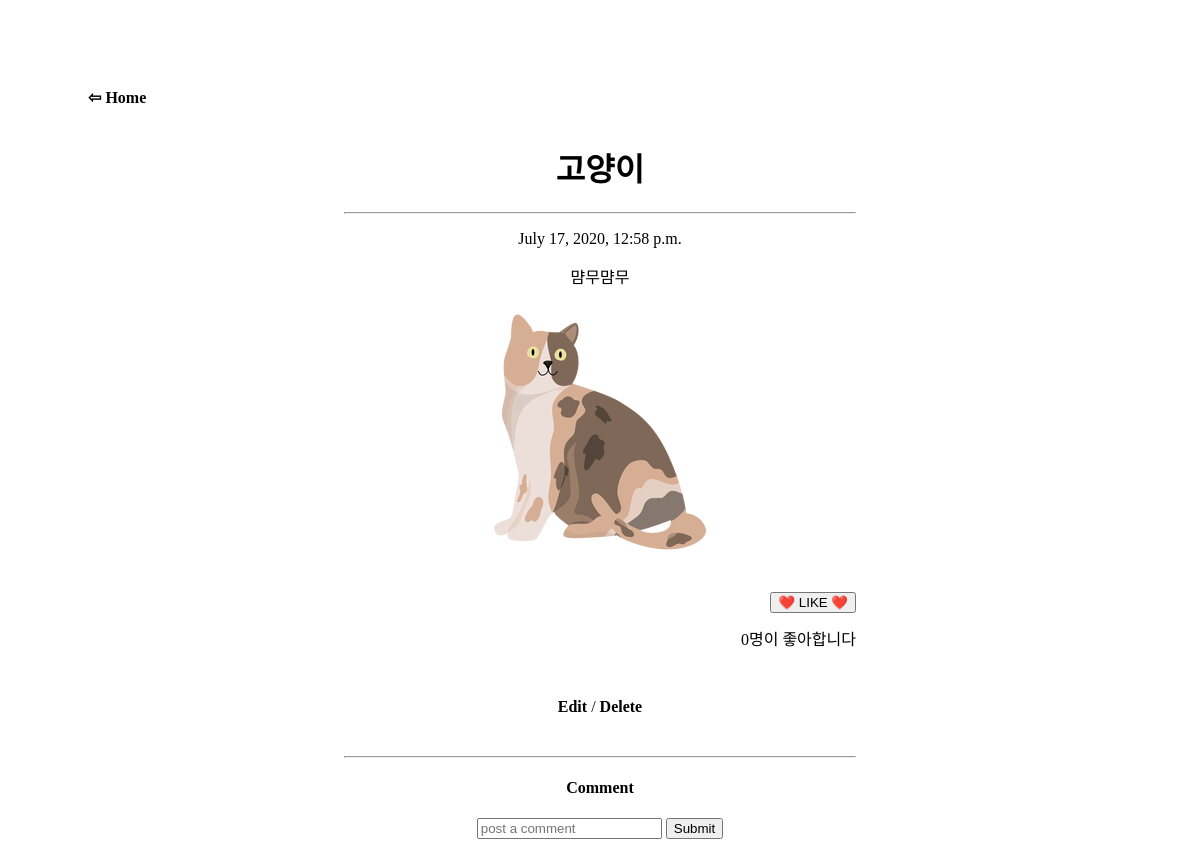
Page /blog/5 on the earlier database version.
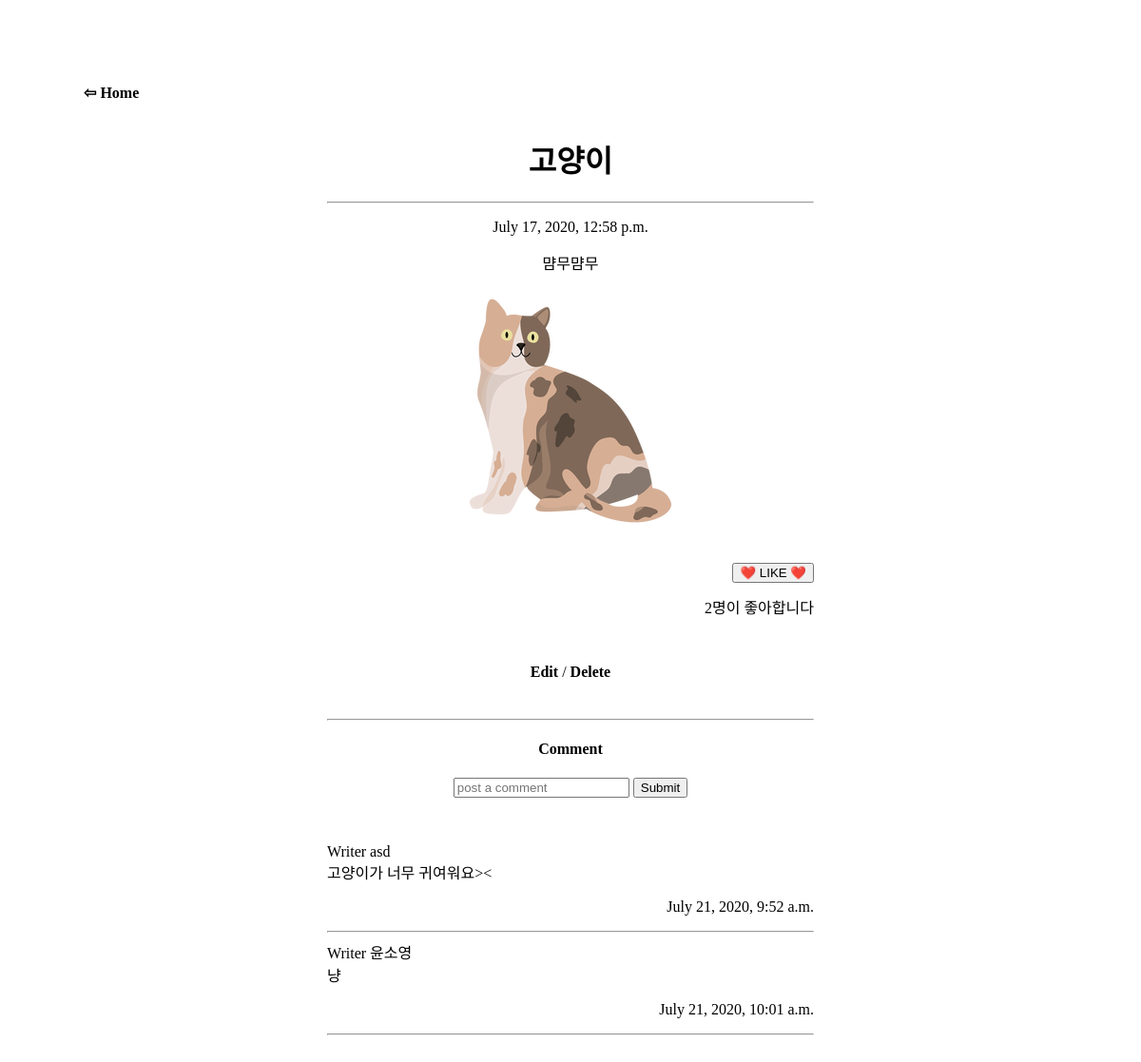
Same page on the later database version.
### blog/models.py (models this page shows, shortened)
class Blog(models.Model):
    title = models.CharField(max_length=200)    # max_length는 CharField의 필수 인자이고, 줄 길이를 200으로 제한한다는 뜻
    pub_date = models.DateTimeField()   # 인자 없어도 됨!
    body = models.TextField()   # 본문  # CharField는 TextField보다 작은 값을 담는다!(데이터 절약)
    image = models.ImageField(upload_to="blog/", blank=True, null=True) # 이미지 받는 필드  # media/blog/파일이름 -> 이렇게 저장 된다
    like = models.ManyToManyField(settings.AUTH_USER_MODEL, related_name = 'likers', blank=True, null=True)

class Comment(models.Model):
    blog = models.ForeignKey(Blog, on_delete=models.CASCADE, related_name='comments')
    author = models.ForeignKey(settings.AUTH_USER_MODEL, on_delete=models.SET_NULL, null=True, blank=True, related_name='comments')
    body = models.TextField()
    pub_date = models.DateTimeField(auto_now_add=True)

### account/models.py (models this page shows)
class CustomUserModel(AbstractUser):
    GENDER = (
        ("M", "남자"),
        ("F", "여자"),
    )
    birthday = models.DateField(blank=True, null=True)
    gender = models.CharField(max_length=2, blank=True, null=True, choices=GENDER)

### blog/views.py (the view)
# urls.py: path('<int:blog_id>', views.detail, name = "detail"), # int -> 객체 번호가 따로 주어진다
def detail(request,blog_id):
    blog = get_object_or_404(Blog, pk = blog_id)    # class이름, pk=primal key -> DB에 있는 id  # 안되면 404페이지 띄워주세요
    comments=Comment.objects.filter(blog=blog)
    like_num = len(blog.like.all())
    return render(request, 'detail.html',{'blog':blog,'comments':comments,'likes':like_num}) # 객체를 blog에 저장해주세요 -> blog를 detail.html에 보내주세요

### blog/templates/detail.html (shortened to what this page needs)
<a href="{% url 'list' %}" style="font-family:Georgia"> ⇦ Home </a>
<div>
    <h1>{{blog.title}}</h1>
    <hr>
    <p>{{blog.pub_date}}</p>
    <p>{{blog.body}}</p>
    {% if blog.image %}
    <img src="{{blog.image.url}}">
    {% endif %}
</div>
<div style="text-align: right;">
    <form action="/blog/like/{{blog.id}}" method="GET">
    <button type="submit" style="float: right;">❤️ LIKE ❤️</button>
    <br>
    <p style="text-align: right;">{{likes}}명이 좋아합니다</p>
    </form>
</div>
<div>
    <a href="{% url 'edit' blog.id %}"> Edit</a> /
    <a href="{% url 'delete' blog.id %}"> Delete </a>
</div>
<div>
    <hr>
    <h4>Comment</h4>
    <form action="/blog/commenting/{{blog.id}}" method="POST">
    <input type="text" name="body" placeholder="post a comment">
    <button type="submit">Submit</button>
    </form>
</div>
<div style="text-align: left;">
    {% for comment in comments %}
    Writer {{comment.author}}
    <br>{{comment.body}}
    <p style="text-align: right;">{{comment.pub_date}}</p>
    <hr>
    {% endfor %}
</div>

### blog/templates/detail.html (style rules this page uses)
div { font-family:"Georgia"; text-align:center; padding:1rem; width:50%; margin:auto; }
a { text-decoration: none; font-weight: bold; }
a:link { color:black; }

Differences in the rows shown:
added Comment: author "asd", body "고양이가 너무 귀여워요><", pub_date "July 21, 2020, 9:52 a.m."
added Comment: author "윤소영", body "냥", pub_date "July 21, 2020, 10:01 a.m."
Other differences:
{{ likes }}: "0" → "2"
